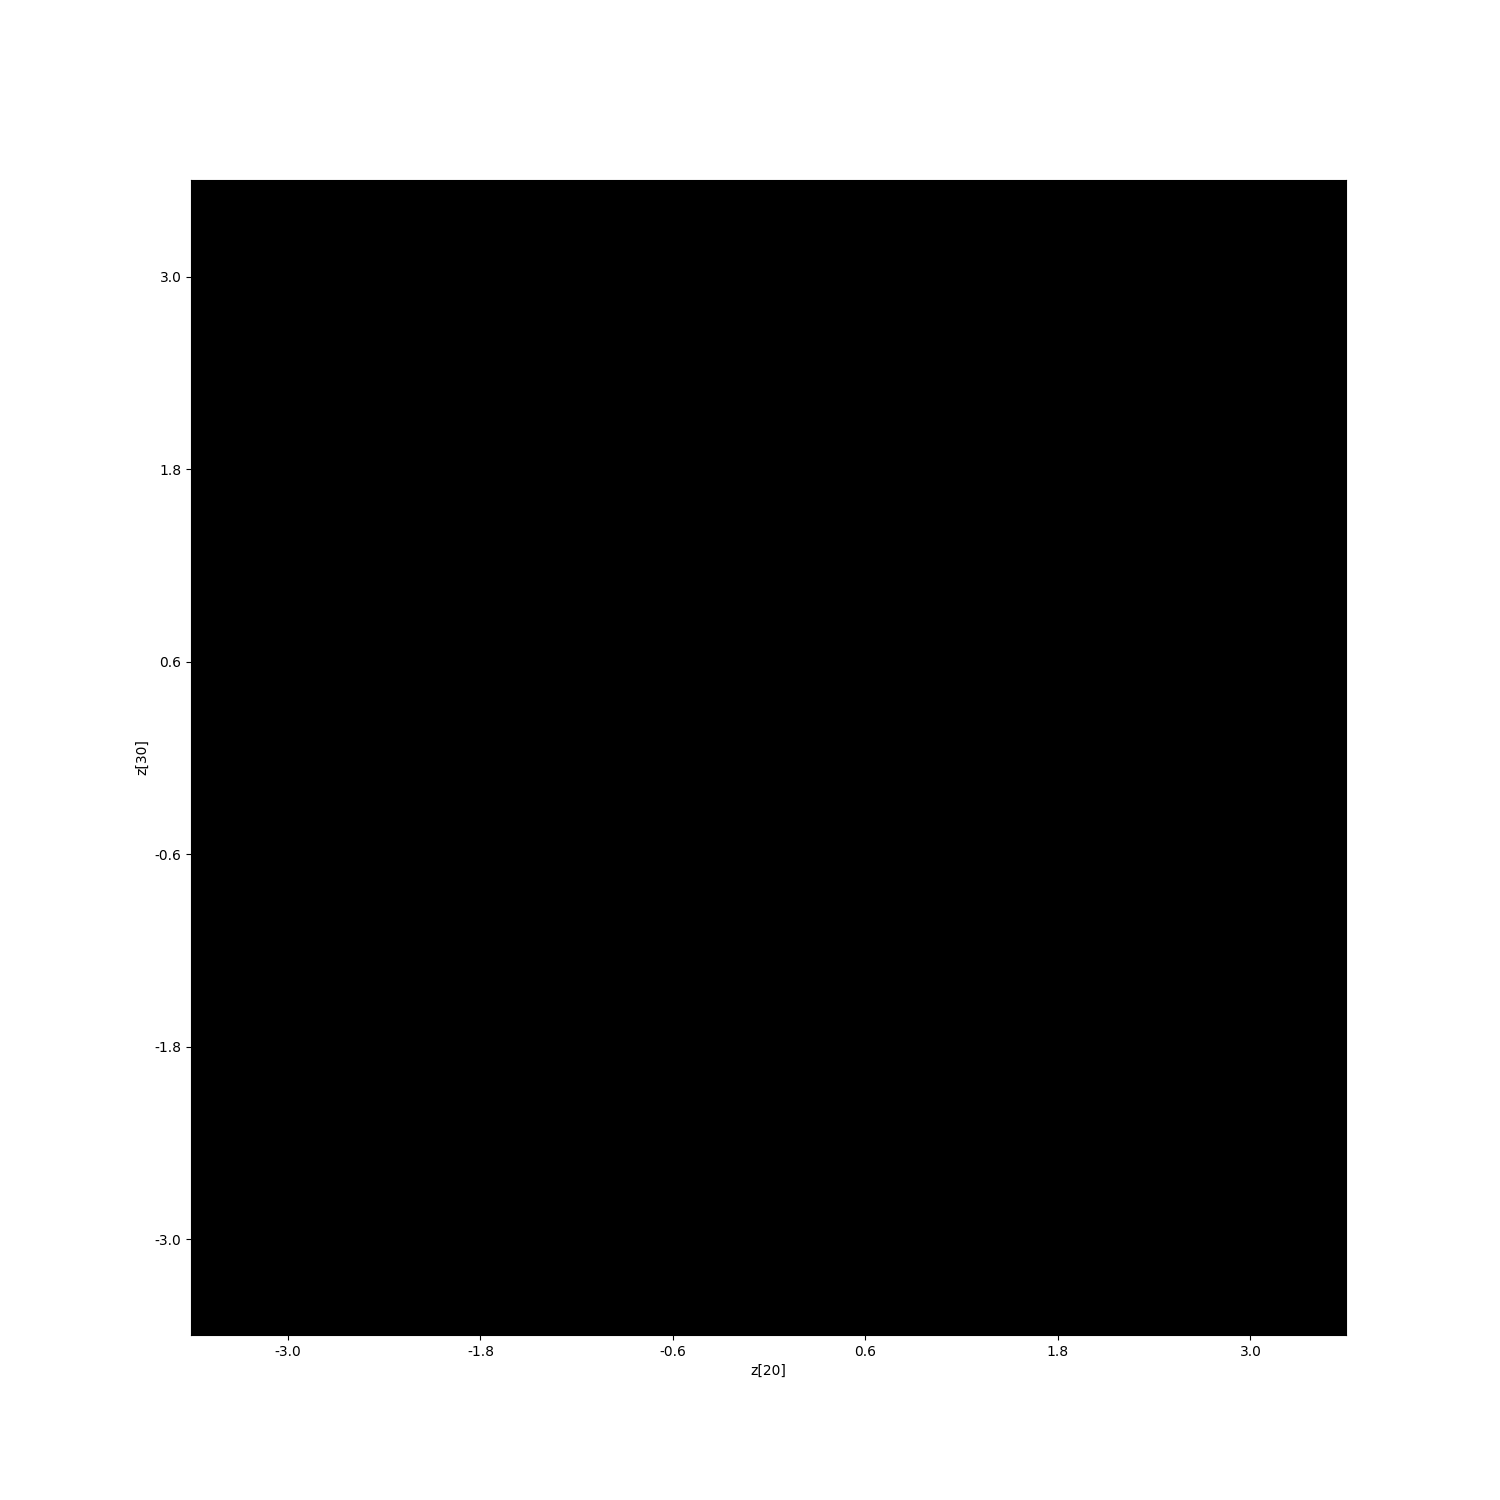

Generate this figure with Python:
from Modules.pix2pix import VAE_pix2pix_model
from Modules.dataset import dataset_model
from Modules.params import get_params
import matplotlib.pyplot as plt
from numpy.random import normal
from numpy import (
    linspace,
    arange,
    round,
    zeros,
)


def plot_latent_space(model: VAE_pix2pix_model,
                      input_size: tuple = (28, 28, 1),
                      n: int = 30,
                      figsize: int = 15,
                      scale: float = 1.,
                      latents_start: list = [0, 1]):
    # display a n*n 2D manifold of digits
    canvas = zeros((input_size[0]*n,
                    input_size[1]*n,
                    input_size[2]))
    # linearly spaced coordinates corresponding to the 2D plot
    # of digit classes in the latent space
    grid_x = linspace(-scale,
                      scale,
                      n)
    grid_y = linspace(-scale,
                      scale,
                      n)[::-1]
    z_sample = normal(0, 1,
                      (1, model.vae_x.latent_dim))
    for i, yi in enumerate(grid_y):
        for j, xi in enumerate(grid_x):
            z_sample[0][latents_start[0]] = xi
            z_sample[0][latents_start[1]] = yi
            x_decoded = model.vae_x.decoder_model(z_sample)
            img = x_decoded[0].numpy().reshape(input_size)
            pos_x_i = i*input_size[0]
            pos_x_j = (i+1)*input_size[0]
            pos_y_i = j*input_size[1]
            pos_y_j = (j+1)*input_size[1]
            print(img)
            canvas[pos_x_i: pos_x_j, pos_y_i: pos_y_j, :] = img

    plt.figure(figsize=(figsize, figsize))
    start_range = input_size[0] // 2
    end_range = n*input_size[0] + start_range
    pixel_range = arange(start_range,
                         end_range,
                         input_size[0])
    sample_range_x = round(grid_x,
                           1)
    sample_range_y = round(grid_y,
                           1)
    plt.xticks(pixel_range,
               sample_range_x)
    plt.yticks(pixel_range,
               sample_range_y)
    plt.xlabel(f"z[{latents_start[0]}]")
    plt.ylabel(f"z[{latents_start[1]}]")
    plt.imshow(canvas,
               cmap="Greys_r")
    plt.savefig("test.png")


params = get_params()
dataset = dataset_model(params)
model = VAE_pix2pix_model(**params["VAE"])
plot_latent_space(model,
                  input_size=params["VAE"]["input_dim"],
                  n=6,
                  latents_start=[20, 30],
                  scale=3)
